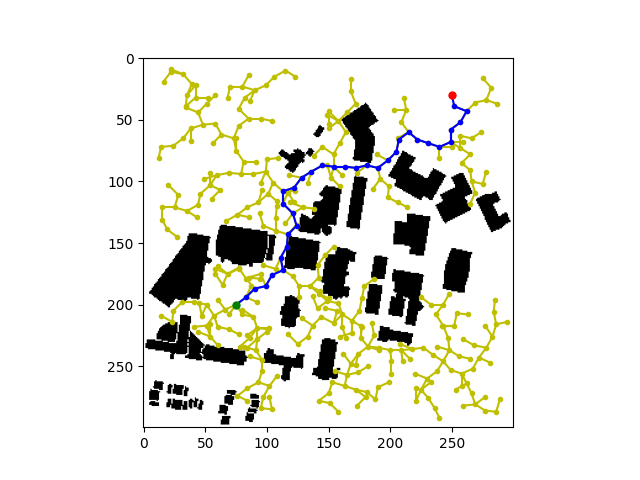

Here is the Python script that generated this plot:
# Standard Algorithm Implementation
# Sampling-based Algorithms RRT and RRT*

from scipy import spatial
import matplotlib.pyplot as plt
import numpy as np

# Class for each tree node
class Node:
    def __init__(self, row, col):
        self.row = row        # coordinate
        self.col = col        # coordinate
        self.parent = None    # parent node
        self.cost = 0.0       # cost

# Class for RRT
class RRT:
    # Constructor
    def __init__(self, map_array, start, goal):
        self.map_array = map_array            # map array, 1->free, 0->obstacle
        self.size_row = map_array.shape[0]    # map size
        self.size_col = map_array.shape[1]    # map size

        self.start = Node(start[0], start[1]) # start node
        self.goal = Node(goal[0], goal[1])    # goal node
        self.vertices = []                    # list of nodes
        self.found = False                    # found flag
        
        self.extension_distance = 10
        self.goal_bias = 0.05

    def init_map(self):
        '''Intialize the map before each search
        '''
        self.found = False
        self.vertices = []
        self.vertices.append(self.start)

    def dis(self, node1, node2):
        '''Calculate the euclidean distance between two nodes
        arguments:
            node1 - node 1
            node2 - node 2

        return:
            euclidean distance between two nodes
        '''
        euc_dist = np.sqrt((node1.row - node2.row)**2 + (node1.col - node2.col)**2)
        return euc_dist
    
    def check_collision(self, node1, node2):
        '''Check if the path between two nodes collide with obstacles
        arguments:
            node1 - node 1
            node2 - node 2

        return:
            True if the new node is valid to be connected
        '''

        line_pts = zip(np.linspace(node1.row, node2.row, dtype= int), np.linspace(node1.col,node2.col, dtype = int))
        
        for pt in line_pts:
            if self.map_array[pt[0]][pt[1]] == 0:
                return True

        return False

    def get_new_point(self, goal_bias):
        '''Choose the goal or generate a random point
        arguments:
            goal_bias - the possibility of choosing the goal instead of a random point

        return:
            point - the new point
        '''

        if np.random.random() < goal_bias:
            newpoint = [self.goal.col, self.goal.row]
        else:
            newpoint = [np.random.randint(0, self.size_col-1), np.random.randint(0, self.size_row-1)]
        
        return newpoint
    
    def get_nearest_node(self, point):
        '''Find the nearest node in self.vertices with respect to the new point
        arguments:
            point - the new point

        return:
            the nearest node
        '''
        verticeslist = [[vertex.row, vertex.col] for vertex in self.vertices]
        vkdtree = spatial.cKDTree(verticeslist)
        point, idx = vkdtree.query(point)

        return self.vertices[idx]

    def get_neighbors(self, new_node, neighbor_size):
        '''Get the neighbors that are within the neighbor distance from the node
        arguments:
            new_node - a new node
            neighbor_size - the neighbor distance

        return:
            neighbors - a list of neighbors that are within the neighbor distance 
        '''
        verticeslist = [[vertex.row, vertex.col] for vertex in self.vertices]
        vkdtree = spatial.cKDTree(verticeslist)
        idx = vkdtree.query_ball_point([new_node.row, new_node.col], neighbor_size)
        neighbors = [self.vertices[_] for _ in idx]
        neighbors.remove(new_node)

        return neighbors

    def rewire(self, new_node, neighbors):
        '''Rewire the new node and all its neighbors
        arguments:
            new_node - the new node
            neighbors - a list of neighbors that are within the neighbor distance from the node

        Rewire the new node if connecting to a new neighbor node will give least cost.
        Rewire all the other neighbor nodes.
        '''

        if neighbors == []:
            return

        dist = [self.dis(new_node, neighbor) for neighbor in neighbors]
        distances = [distance + self.pathdistance(self.start, neighbors[idx]) for idx, distance in enumerate(dist)]
        ind = np.argsort(np.array(distances))

        for idx in ind:
            if not self.check_collision(new_node, neighbors[idx]):
                new_node.parent = neighbors[idx]
                new_node.cost = dist[idx]
                break

        for ind, neighbor in enumerate(neighbors):

            new_distance = self.pathdistance(self.start, new_node) + dist[ind]

            if self.pathdistance(self.start, neighbor) > new_distance:
                if not self.check_collision(neighbor, new_node):
                    neighbor.parent = new_node
                    neighbor.cost = dist[ind]

    def draw_map(self):
        '''Visualization of the result
        '''
        # Create empty map
        fig, ax = plt.subplots(1)
        img = 255 * np.dstack((self.map_array, self.map_array, self.map_array))
        ax.imshow(img)

        # Draw Trees or Sample points
        for node in self.vertices[1:-1]:
            plt.plot(node.col, node.row, markersize=3, marker='o', color='y')
            plt.plot([node.col, node.parent.col], [node.row, node.parent.row], color='y')
        
        # Draw Final Path if found
        if self.found:
            cur = self.goal
            while cur.col != self.start.col or cur.row != self.start.row:
                plt.plot([cur.col, cur.parent.col], [cur.row, cur.parent.row], color='b')
                cur = cur.parent
                plt.plot(cur.col, cur.row, markersize=3, marker='o', color='b')

        # Draw start and goal
        plt.plot(self.start.col, self.start.row, markersize=5, marker='o', color='g')
        plt.plot(self.goal.col, self.goal.row, markersize=5, marker='o', color='r')

        # show image
        plt.show()


    def RRT(self, n_pts=1000):
        '''RRT main search function
        arguments:
            n_pts - number of points try to sample, 
                    not the number of final sampled points

        In each step, extend a new node if possible, and check if reached the goal
        '''
        # Remove previous result
        self.init_map()

        # In each step,
        # get a new point, 
        # get its nearest node, 
        # extend the node and check collision to decide whether to add or drop,
        # if added, check if reach the neighbor region of the goal.

        for _ in range(n_pts):
            newpt = self.extension(self.extension_distance, self.goal_bias)
            
            if self.found:
                break

        # Output
        if self.found:
            self.goal.cost = self.pathdistance(self.start, self.goal)

            steps = len(self.vertices) - 2
            length = self.goal.cost

            print("It took %d nodes to find the current path" %steps)
            print("The path length is %.2f" %length)

        else:
            print("No path found")
        
        # Draw result
        self.draw_map()

    def RRT_star(self, n_pts=1000, neighbor_size=20):
        '''RRT* search function
        arguments:
            n_pts - number of points try to sample, 
                    not the number of final sampled points
            neighbor_size - the neighbor distance
        
        In each step, extend a new node if possible, and rewire the node and its neighbors
        '''
        # Remove previous result
        self.init_map()

        # In each step,
        # get a new point, 
        # get its nearest node, 
        # extend the node and check collision to decide whether to add or drop,
        # if added, rewire the node and its neighbors,
        # and check if reach the neighbor region of the goal if the path is not found.

        for _ in range(n_pts):
            newpt = self.extension(self.extension_distance, self.goal_bias)
            
            if newpt is not None:
                neighbors = self.get_neighbors(newpt, neighbor_size)
                self.rewire(newpt, neighbors)

        # Output
        if self.found:
            self.goal.cost = self.pathdistance(self.start, self.goal)

            steps = len(self.vertices) - 2
            length = self.goal.cost

            print("It took %d nodes to find the current path" %steps)
            print("The path length is %.2f" %length)
        else:
            print("No path found")

        # Draw result
        self.draw_map()
    
    def extension(self, distance, goal_bias):

        newpt = self.get_new_point(goal_bias)
        closestnode = self.get_nearest_node(newpt)

        lineslope = self.line_slope(newpt,[closestnode.row,closestnode.col])

        newclosept_row, newclosept_col, newclosept = self.smallclose_pt(closestnode.row, closestnode.col, distance, lineslope)

        if (0 <= newclosept_col < self.size_col) and (0 <= newclosept_row < self.size_row):
            if not self.check_collision(closestnode, newclosept):

                newclosept.parent = closestnode
                newclosept.cost = distance
                self.vertices.append(newclosept)

                if not self.found:
                    dis = self.dis(newclosept, self.goal)

                    if dis < distance:
                        self.goal.cost = dis
                        self.goal.parent = newclosept
                        self.vertices.append(self.goal)
                        self.found = True

                return newclosept
        else:
            return None

    def pathdistance(self, point1, point2):

        pathdist = 0
        presentpt = point2
        
        while point1.row != presentpt.row or point1.col != presentpt.col:

            parent = presentpt.parent            
            pathdist += presentpt.cost
            presentpt = parent
        
        return pathdist

    def line_slope(self,point1, point2):
        return np.arctan2(point1[1] - point2[1], point1[0] - point2[0])

    def smallclose_pt(self, closenoderow, closenodecol, distance, lineslope):
        newclosept_row = closenoderow + distance*np.cos(lineslope)
        newclosept_col = closenodecol + distance*np.sin(lineslope)
        newclosept = Node(int(newclosept_row), int(newclosept_col))

        return newclosept_row, newclosept_col, newclosept
